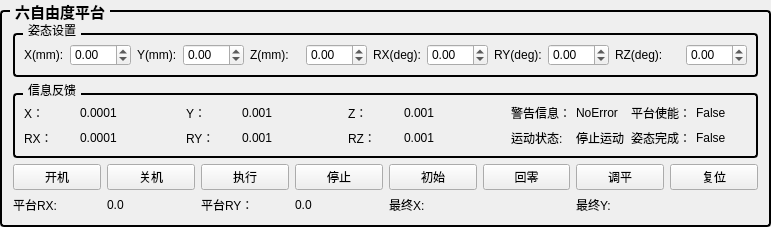
         <widget class="QGroupBox" name="groupBox_28">
          <property name="sizePolicy">
           <sizepolicy hsizetype="Preferred" vsizetype="Minimum">
            <horstretch>0</horstretch>
            <verstretch>0</verstretch>
           </sizepolicy>
          </property>
          <property name="minimumSize">
           <size>
            <width>0</width>
            <height>200</height>
           </size>
          </property>
          <property name="maximumSize">
           <size>
            <width>16777215</width>
            <height>16777215</height>
           </size>
          </property>
          <property name="font">
           <font>
            <family>Microsoft YaHei</family>
            <pointsize>11</pointsize>
            <bold>true</bold>
           </font>
          </property>
          <property name="styleSheet">
           <string notr="true">QGroupBox {
    border: 2px solid #000000; /* 2px宽的黑色边框，可根据需要调整粗细和颜色 */
    border-radius: 4px; /* 可选：添加边框圆角 */
    margin-top: 10px; /* 为标题留出空间 */
}
QGroupBox::title {
    subcontrol-origin: margin;
    subcontrol-position: top left; /* 标题位置 */
    left: 10px; /* 标题左侧间距 */
    padding: 0 3px 0 3px; /* 标题文字周围留白 */
}</string>
          </property>
          <property name="title">
           <string>六自由度平台</string>
          </property>
          <layout class="QGridLayout" name="gridLayout_9">
           <item row="1" column="0" colspan="4">
            <widget class="QGroupBox" name="groupBox_15">
             <property name="title">
              <string>信息反馈</string>
             </property>
             <layout class="QGridLayout" name="gridLayout_47">
              <item row="0" column="0">
               <layout class="QGridLayout" name="gridLayout_31">
                <property name="horizontalSpacing">
                 <number>5</number>
                </property>
                <property name="verticalSpacing">
                 <number>7</number>
                </property>
                <item row="0" column="0">
                 <widget class="QLabel" name="label_10">
                  <property name="sizePolicy">
                   <sizepolicy hsizetype="Minimum" vsizetype="Preferred">
                    <horstretch>0</horstretch>
                    <verstretch>0</verstretch>
                   </sizepolicy>
                  </property>
                  <property name="minimumSize">
                   <size>
                    <width>30</width>
                    <height>0</height>
                   </size>
                  </property>
                  <property name="text">
                   <string>X：</string>
                  </property>
                 </widget>
                </item>
                <item row="0" column="11">
                 <widget class="QLabel" name="label_96">
                  <property name="text">
                   <string>平台使能：</string>
                  </property>
                 </widget>
                </item>
                <item row="1" column="12">
                 <widget class="QLabel" name="lbl_PlatformIsTarget">
                  <property name="sizePolicy">
                   <sizepolicy hsizetype="Minimum" vsizetype="Preferred">
                    <horstretch>0</horstretch>
                    <verstretch>0</verstretch>
                   </sizepolicy>
                  </property>
                  <property name="minimumSize">
                   <size>
                    <width>50</width>
                    <height>0</height>
                   </size>
                  </property>
                  <property name="text">
                   <string>False</string>
                  </property>
                 </widget>
                </item>
                <item row="1" column="4" colspan="2">
                 <widget class="QLabel" name="lbl_PlatformInfoRy">
                  <property name="sizePolicy">
                   <sizepolicy hsizetype="Preferred" vsizetype="Preferred">
                    <horstretch>0</horstretch>
                    <verstretch>0</verstretch>
                   </sizepolicy>
                  </property>
                  <property name="minimumSize">
                   <size>
                    <width>40</width>
                    <height>18</height>
                   </size>
                  </property>
                  <property name="text">
                   <string>0.001</string>
                  </property>
                  <property name="alignment">
                   <set>Qt::AlignLeading|Qt::AlignLeft|Qt::AlignVCenter</set>
                  </property>
                 </widget>
                </item>
                <item row="0" column="7" colspan="2">
                 <widget class="QLabel" name="lbl_PlatformInfoZ">
                  <property name="sizePolicy">
                   <sizepolicy hsizetype="Preferred" vsizetype="Preferred">
                    <horstretch>0</horstretch>
                    <verstretch>0</verstretch>
                   </sizepolicy>
                  </property>
                  <property name="minimumSize">
                   <size>
                    <width>40</width>
                    <height>18</height>
                   </size>
                  </property>
                  <property name="text">
                   <string>0.001</string>
                  </property>
                  <property name="alignment">
                   <set>Qt::AlignLeading|Qt::AlignLeft|Qt::AlignVCenter</set>
                  </property>
                 </widget>
                </item>
                <item row="1" column="3">
                 <widget class="QLabel" name="label_56">
                  <property name="sizePolicy">
                   <sizepolicy hsizetype="Minimum" vsizetype="Preferred">
                    <horstretch>0</horstretch>
                    <verstretch>0</verstretch>
                   </sizepolicy>
                  </property>
                  <property name="minimumSize">
                   <size>
                    <width>30</width>
                    <height>0</height>
                   </size>
                  </property>
                  <property name="text">
                   <string>RY：</string>
                  </property>
                 </widget>
                </item>
                <item row="1" column="6">
                 <widget class="QLabel" name="label_55">
                  <property name="sizePolicy">
                   <sizepolicy hsizetype="Minimum" vsizetype="Preferred">
                    <horstretch>0</horstretch>
                    <verstretch>0</verstretch>
                   </sizepolicy>
                  </property>
                  <property name="minimumSize">
                   <size>
                    <width>30</width>
                    <height>0</height>
                   </size>
                  </property>
                  <property name="text">
                   <string>RZ：</string>
                  </property>
                 </widget>
                </item>
                <item row="1" column="10">
                 <widget class="QLabel" name="lbl_PlatformStatus">
                  <property name="text">
                   <string>停止运动</string>
                  </property>
                 </widget>
                </item>
                <item row="1" column="9">
                 <widget class="QLabel" name="label_95">
                  <property name="sizePolicy">
                   <sizepolicy hsizetype="Preferred" vsizetype="Maximum">
                    <horstretch>0</horstretch>
                    <verstretch>0</verstretch>
                   </sizepolicy>
                  </property>
                  <property name="text">
                   <string>运动状态: </string>
                  </property>
                 </widget>
                </item>
                <item row="1" column="0">
                 <widget class="QLabel" name="label_57">
                  <property name="sizePolicy">
                   <sizepolicy hsizetype="Minimum" vsizetype="Preferred">
                    <horstretch>0</horstretch>
                    <verstretch>0</verstretch>
                   </sizepolicy>
                  </property>
                  <property name="minimumSize">
                   <size>
                    <width>30</width>
                    <height>0</height>
                   </size>
                  </property>
                  <property name="text">
                   <string>RX：</string>
                  </property>
                 </widget>
                </item>
                <item row="1" column="11">
                 <widget class="QLabel" name="label_100">
                  <property name="text">
                   <string>姿态完成：</string>
                  </property>
                 </widget>
                </item>
                <item row="1" column="1" colspan="2">
                 <widget class="QLabel" name="lbl_PlatformInfoRx">
                  <property name="sizePolicy">
                   <sizepolicy hsizetype="Preferred" vsizetype="Preferred">
                    <horstretch>0</horstretch>
                    <verstretch>0</verstretch>
                   </sizepolicy>
                  </property>
                  <property name="minimumSize">
                   <size>
                    <width>40</width>
                    <height>18</height>
                   </size>
                  </property>
                  <property name="text">
                   <string>0.0001</string>
                  </property>
                  <property name="alignment">
                   <set>Qt::AlignLeading|Qt::AlignLeft|Qt::AlignVCenter</set>
                  </property>
                 </widget>
                </item>
                <item row="0" column="12">
                 <widget class="QLabel" name="lbl_PlatformEnable">
                  <property name="sizePolicy">
                   <sizepolicy hsizetype="Minimum" vsizetype="Preferred">
                    <horstretch>0</horstretch>
                    <verstretch>0</verstretch>
                   </sizepolicy>
                  </property>
                  <property name="minimumSize">
                   <size>
                    <width>50</width>
                    <height>0</height>
                   </size>
                  </property>
                  <property name="text">
                   <string>False</string>
                  </property>
                 </widget>
                </item>
                <item row="0" column="6">
                 <widget class="QLabel" name="label_54">
                  <property name="sizePolicy">
                   <sizepolicy hsizetype="Minimum" vsizetype="Preferred">
                    <horstretch>0</horstretch>
                    <verstretch>0</verstretch>
                   </sizepolicy>
                  </property>
                  <property name="minimumSize">
                   <size>
                    <width>30</width>
                    <height>0</height>
                   </size>
                  </property>
                  <property name="text">
                   <string>Z：</string>
                  </property>
                 </widget>
                </item>
                <item row="0" column="4" colspan="2">
                 <widget class="QLabel" name="lbl_PlatformInfoY">
                  <property name="sizePolicy">
                   <sizepolicy hsizetype="Preferred" vsizetype="Preferred">
                    <horstretch>0</horstretch>
                    <verstretch>0</verstretch>
                   </sizepolicy>
                  </property>
                  <property name="minimumSize">
                   <size>
                    <width>40</width>
                    <height>18</height>
                   </size>
                  </property>
                  <property name="text">
                   <string>0.001</string>
                  </property>
                  <property name="alignment">
                   <set>Qt::AlignLeading|Qt::AlignLeft|Qt::AlignVCenter</set>
                  </property>
                 </widget>
                </item>
                <item row="0" column="3">
                 <widget class="QLabel" name="label_44">
                  <property name="sizePolicy">
                   <sizepolicy hsizetype="Minimum" vsizetype="Preferred">
                    <horstretch>0</horstretch>
                    <verstretch>0</verstretch>
                   </sizepolicy>
                  </property>
                  <property name="minimumSize">
                   <size>
                    <width>30</width>
                    <height>0</height>
                   </size>
                  </property>
                  <property name="text">
                   <string>Y：</string>
                  </property>
                 </widget>
                </item>
                <item row="0" column="9">
                 <widget class="QLabel" name="label_94">
                  <property name="sizePolicy">
                   <sizepolicy hsizetype="Preferred" vsizetype="Maximum">
                    <horstretch>0</horstretch>
                    <verstretch>0</verstretch>
                   </sizepolicy>
                  </property>
                  <property name="text">
                   <string>警告信息：</string>
                  </property>
                  <property name="alignment">
                   <set>Qt::AlignLeading|Qt::AlignLeft|Qt::AlignVCenter</set>
                  </property>
                 </widget>
                </item>
                <item row="0" column="1" colspan="2">
                 <widget class="QLabel" name="lbl_PlatformInfoX">
                  <property name="sizePolicy">
                   <sizepolicy hsizetype="Preferred" vsizetype="Preferred">
                    <horstretch>0</horstretch>
                    <verstretch>0</verstretch>
                   </sizepolicy>
                  </property>
                  <property name="minimumSize">
                   <size>
                    <width>40</width>
                    <height>18</height>
                   </size>
                  </property>
                  <property name="text">
                   <string>0.0001</string>
                  </property>
                  <property name="alignment">
                   <set>Qt::AlignLeading|Qt::AlignLeft|Qt::AlignVCenter</set>
                  </property>
                  <property name="openExternalLinks">
                   <bool>false</bool>
                  </property>
                 </widget>
                </item>
                <item row="0" column="10">
                 <widget class="QLabel" name="lbl_PlatformWarning">
                  <property name="text">
                   <string>NoError</string>
                  </property>
                 </widget>
                </item>
                <item row="1" column="7" colspan="2">
                 <widget class="QLabel" name="lbl_PlatformInfoRz">
                  <property name="sizePolicy">
                   <sizepolicy hsizetype="Minimum" vsizetype="Preferred">
                    <horstretch>0</horstretch>
                    <verstretch>0</verstretch>
                   </sizepolicy>
                  </property>
                  <property name="minimumSize">
                   <size>
                    <width>40</width>
                    <height>18</height>
                   </size>
                  </property>
                  <property name="text">
                   <string>0.001</string>
                  </property>
                  <property name="alignment">
                   <set>Qt::AlignLeading|Qt::AlignLeft|Qt::AlignVCenter</set>
                  </property>
                 </widget>
                </item>
               </layout>
              </item>
             </layout>
            </widget>
           </item>
           <item row="0" column="0" colspan="4">
            <widget class="QGroupBox" name="groupBox_11">
             <property name="sizeIncrement">
              <size>
               <width>80</width>
               <height>30</height>
              </size>
             </property>
             <property name="baseSize">
              <size>
               <width>80</width>
               <height>30</height>
              </size>
             </property>
             <property name="title">
              <string>姿态设置</string>
             </property>
             <layout class="QGridLayout" name="gridLayout_8">
              <item row="0" column="0">
               <widget class="QLabel" name="label_79">
                <property name="sizePolicy">
                 <sizepolicy hsizetype="Maximum" vsizetype="Preferred">
                  <horstretch>0</horstretch>
                  <verstretch>0</verstretch>
                 </sizepolicy>
                </property>
                <property name="maximumSize">
                 <size>
                  <width>65</width>
                  <height>16777215</height>
                 </size>
                </property>
                <property name="text">
                 <string>X(mm):</string>
                </property>
               </widget>
              </item>
              <item row="0" column="7">
               <widget class="QDoubleSpinBox" name="SpinBox_PlatformMoveRx">
                <property name="minimum">
                 <double>-99.000000000000000</double>
                </property>
                <property name="singleStep">
                 <double>0.100000000000000</double>
                </property>
                <property name="value">
                 <double>0.000000000000000</double>
                </property>
               </widget>
              </item>
              <item row="0" column="4">
               <widget class="QLabel" name="label_93">
                <property name="sizePolicy">
                 <sizepolicy hsizetype="Minimum" vsizetype="Preferred">
                  <horstretch>0</horstretch>
                  <verstretch>0</verstretch>
                 </sizepolicy>
                </property>
                <property name="minimumSize">
                 <size>
                  <width>50</width>
                  <height>0</height>
                 </size>
                </property>
                <property name="maximumSize">
                 <size>
                  <width>65</width>
                  <height>16777215</height>
                 </size>
                </property>
                <property name="text">
                 <string>Z(mm):</string>
                </property>
               </widget>
              </item>
              <item row="0" column="6">
               <widget class="QLabel" name="label_85">
                <property name="sizePolicy">
                 <sizepolicy hsizetype="Maximum" vsizetype="Preferred">
                  <horstretch>0</horstretch>
                  <verstretch>0</verstretch>
                 </sizepolicy>
                </property>
                <property name="maximumSize">
                 <size>
                  <width>65</width>
                  <height>16777215</height>
                 </size>
                </property>
                <property name="text">
                 <string>RX(deg):</string>
                </property>
               </widget>
              </item>
              <item row="0" column="1">
               <widget class="QDoubleSpinBox" name="SpinBox_PlatformMoveX">
                <property name="minimum">
                 <double>-99.000000000000000</double>
                </property>
                <property name="singleStep">
                 <double>0.100000000000000</double>
                </property>
               </widget>
              </item>
              <item row="0" column="8">
               <widget class="QLabel" name="label_86">
                <property name="sizePolicy">
                 <sizepolicy hsizetype="Maximum" vsizetype="Preferred">
                  <horstretch>0</horstretch>
                  <verstretch>0</verstretch>
                 </sizepolicy>
                </property>
                <property name="maximumSize">
                 <size>
                  <width>65</width>
                  <height>16777215</height>
                 </size>
                </property>
                <property name="text">
                 <string>RY(deg):</string>
                </property>
               </widget>
              </item>
              <item row="0" column="11">
               <widget class="QDoubleSpinBox" name="SpinBox_PlatformMoveRz">
                <property name="minimum">
                 <double>-99.000000000000000</double>
                </property>
                <property name="singleStep">
                 <double>0.100000000000000</double>
                </property>
                <property name="value">
                 <double>0.000000000000000</double>
                </property>
               </widget>
              </item>
              <item row="0" column="3">
               <widget class="QDoubleSpinBox" name="SpinBox_PlatformMoveY">
                <property name="minimum">
                 <double>-99.000000000000000</double>
                </property>
                <property name="singleStep">
                 <double>0.100000000000000</double>
                </property>
               </widget>
              </item>
              <item row="0" column="5">
               <widget class="QDoubleSpinBox" name="SpinBox_PlatformMoveZ">
                <property name="minimum">
                 <double>-99.000000000000000</double>
                </property>
                <property name="singleStep">
                 <double>0.100000000000000</double>
                </property>
               </widget>
              </item>
              <item row="0" column="9">
               <widget class="QDoubleSpinBox" name="SpinBox_PlatformMoveRy">
                <property name="minimum">
                 <double>-99.000000000000000</double>
                </property>
                <property name="singleStep">
                 <double>0.100000000000000</double>
                </property>
                <property name="value">
                 <double>0.000000000000000</double>
                </property>
               </widget>
              </item>
              <item row="0" column="10">
               <widget class="QLabel" name="label_87">
                <property name="sizePolicy">
                 <sizepolicy hsizetype="Minimum" vsizetype="Preferred">
                  <horstretch>0</horstretch>
                  <verstretch>0</verstretch>
                 </sizepolicy>
                </property>
                <property name="minimumSize">
                 <size>
                  <width>65</width>
                  <height>0</height>
                 </size>
                </property>
                <property name="maximumSize">
                 <size>
                  <width>65</width>
                  <height>16777215</height>
                 </size>
                </property>
                <property name="text">
                 <string>RZ(deg):</string>
                </property>
               </widget>
              </item>
              <item row="0" column="2">
               <widget class="QLabel" name="label_80">
                <property name="sizePolicy">
                 <sizepolicy hsizetype="Maximum" vsizetype="Preferred">
                  <horstretch>0</horstretch>
                  <verstretch>0</verstretch>
                 </sizepolicy>
                </property>
                <property name="maximumSize">
                 <size>
                  <width>65</width>
                  <height>16777215</height>
                 </size>
                </property>
                <property name="text">
                 <string>Y(mm):</string>
                </property>
               </widget>
              </item>
             </layout>
            </widget>
           </item>
           <item row="2" column="1">
            <layout class="QHBoxLayout" name="horizontalLayout_27">
             <item>
              <widget class="QPushButton" name="btn_PlatformGo">
               <property name="enabled">
                <bool>true</bool>
               </property>
               <property name="text">
                <string>执行</string>
               </property>
              </widget>
             </item>
             <item>
              <widget class="QPushButton" name="btn_PlatformStop">
               <property name="enabled">
                <bool>true</bool>
               </property>
               <property name="text">
                <string>停止</string>
               </property>
              </widget>
             </item>
            </layout>
           </item>
           <item row="2" column="0">
            <layout class="QHBoxLayout" name="horizontalLayout_26">
             <item>
              <widget class="QPushButton" name="btn_PlatformOpen">
               <property name="text">
                <string>开机</string>
               </property>
              </widget>
             </item>
             <item>
              <widget class="QPushButton" name="btn_PlatformClose">
               <property name="enabled">
                <bool>true</bool>
               </property>
               <property name="text">
                <string>关机</string>
               </property>
              </widget>
             </item>
            </layout>
           </item>
           <item row="2" column="2">
            <layout class="QHBoxLayout" name="horizontalLayout_29">
             <item>
              <widget class="QPushButton" name="btn_PlatformInitial">
               <property name="enabled">
                <bool>true</bool>
               </property>
               <property name="text">
                <string>初始</string>
               </property>
              </widget>
             </item>
             <item>
              <widget class="QPushButton" name="btn_PlatformGoZero">
               <property name="enabled">
                <bool>true</bool>
               </property>
               <property name="text">
                <string>回零</string>
               </property>
              </widget>
             </item>
            </layout>
           </item>
           <item row="2" column="3">
            <layout class="QHBoxLayout" name="horizontalLayout_30">
             <item>
              <widget class="QPushButton" name="btn_PlatformLeveling">
               <property name="text">
                <string>调平</string>
               </property>
              </widget>
             </item>
             <item>
              <widget class="QPushButton" name="btn_PlatformReset">
               <property name="enabled">
                <bool>true</bool>
               </property>
               <property name="text">
                <string>复位</string>
               </property>
              </widget>
             </item>
            </layout>
           </item>
           <item row="4" column="0">
            <layout class="QHBoxLayout" name="horizontalLayout_31">
             <item>
              <widget class="QLabel" name="label_61">
               <property name="text">
                <string>平台RX:</string>
               </property>
              </widget>
             </item>
             <item>
              <widget class="QLabel" name="groypitch">
               <property name="text">
                <string>0.0</string>
               </property>
              </widget>
             </item>
            </layout>
           </item>
           <item row="4" column="1">
            <layout class="QHBoxLayout" name="horizontalLayout_32">
             <item>
              <widget class="QLabel" name="label_62">
               <property name="text">
                <string>平台RY：</string>
               </property>
              </widget>
             </item>
             <item>
              <widget class="QLabel" name="groyroll">
               <property name="text">
                <string>0.0</string>
               </property>
              </widget>
             </item>
            </layout>
           </item>
           <item row="4" column="2">
            <layout class="QHBoxLayout" name="horizontalLayout_24">
             <item>
              <widget class="QLabel" name="label_63">
               <property name="text">
                <string>最终X:</string>
               </property>
              </widget>
             </item>
             <item>
              <widget class="QLabel" name="final_x">
               <property name="text">
                <string/>
               </property>
              </widget>
             </item>
            </layout>
           </item>
           <item row="4" column="3">
            <layout class="QHBoxLayout" name="horizontalLayout_33">
             <item>
              <widget class="QLabel" name="label_66">
               <property name="text">
                <string>最终Y:</string>
               </property>
              </widget>
             </item>
             <item>
              <widget class="QLabel" name="final_y">
               <property name="text">
                <string/>
               </property>
              </widget>
             </item>
            </layout>
           </item>
          </layout>
         </widget>
